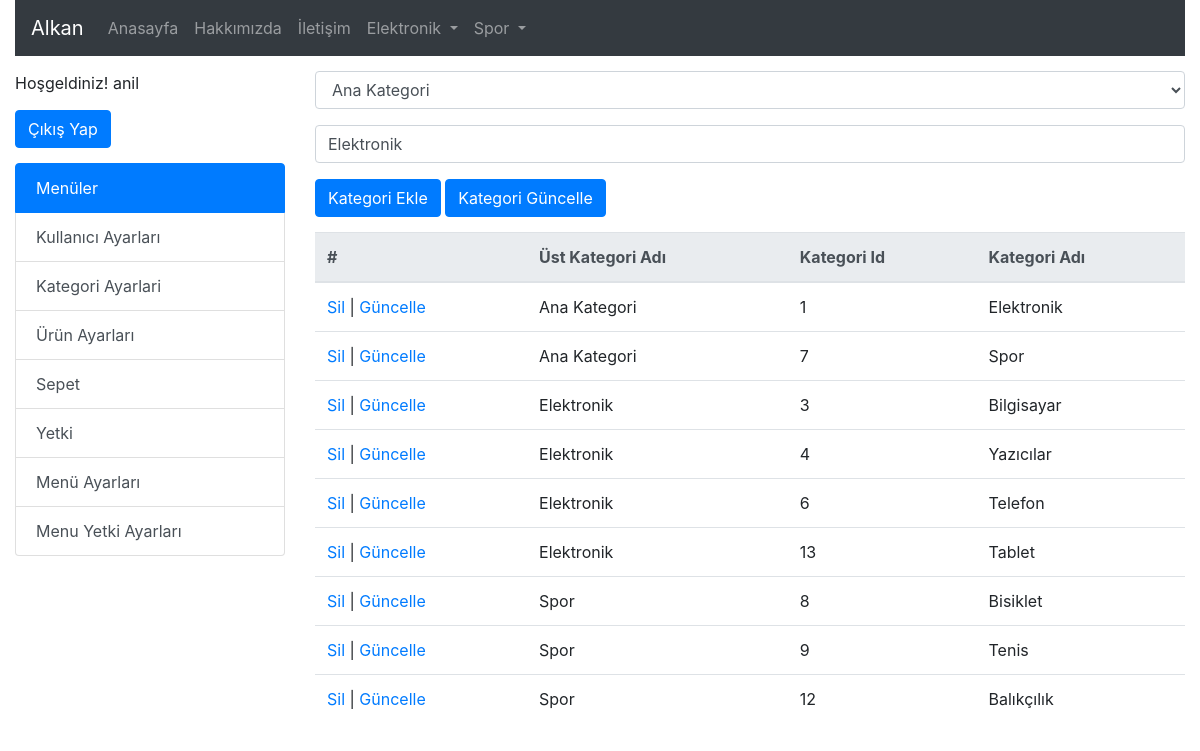
/?s=kategori&islem=Guncelle&id=1 (signed in), run on the app's committed database.
### tables this page shows
CREATE TABLE `kategori` (
  `UstKategoriId` int(11) NOT NULL,
  `KategoriId` int(11) NOT NULL,
  `KategoriAdi` varchar(30) NOT NULL
);

CREATE TABLE `menuyetki` (
  `MenuYetkiId` int(11) NOT NULL,
  `MenuId` int(11) NOT NULL,
  `YetkiId` int(11) NOT NULL
);

CREATE TABLE `menu` (
  `MenuId` int(11) NOT NULL,
  `MenuAdi` varchar(30) NOT NULL,
  `MenuAdres` varchar(35) NOT NULL
);

### kategori.php (the view, shortened to what this page needs)
<?php
if( isset($_GET["islem"]) ) {
	if( $_GET["islem"]=="Guncelle" ) {
		$KategoriId = $_GET["id"];
		$sorguKayitSec = mysqli_query($baglanti, "select * from kategori where
										KategoriId=$KategoriId");
		$diziKayitSec = mysqli_fetch_array($sorguKayitSec);
	}
}
?>
<form class="ust15bosluk" action="" method="POST">
	<div class="form-group">
		<select class="form-control" name="UstKategoriId">
			<?php
			$sogruKategoriListe = mysqli_query($baglanti, "select
								0 as UstKategoriId, 0 as KategoriId,
								'Ana Kategori' as KategoriAdi
								union
								select UstKategoriId, KategoriId, KategoriAdi
								from Kategori");
			while($diziKategoriListe = mysqli_fetch_array($sogruKategoriListe)) { ?>
				<option
					<?php
						if(isset($diziKayitSec)) {
							if($diziKategoriListe["KategoriId"]==$diziKayitSec["UstKategoriId"])
								echo "selected";
						}
					?>
				value="<?= $diziKategoriListe["KategoriId"] ?>"><?= $diziKategoriListe["KategoriAdi"] ?></option>
			<?php } ?>
		</select>
	</div>
	<div class="form-group">
		<input name="KategoriAdi" type="text" placeholder="Kategori Adı yazınız" class="form-control"
			value="<?php if(isset($diziKayitSec)) echo $diziKayitSec["KategoriAdi"]; ?>" >
	</div>
	<button name="btnKategoriEkle" type="submit" class="btn btn-primary">Kategori Ekle</button>
	<button
		<?php
			if(isset($_GET["islem"])) {
				if($_GET["islem"]=="Guncelle")
					echo "visible";
				else
					echo "hidden";
			}
			else {
				echo "hidden";
			}
		?>
	name="btnKategoriGuncelle" type="submit" class="btn btn-primary">Kategori Güncelle</button>
</form>
<table class="table ust15bosluk">
  <thead class="thead-light">
    <tr>
      <th>#</th>
	  <th>Üst Kategori Adı</th>
	  <th>Kategori Id</th>
      <th>Kategori Adı</th>
    </tr>
  </thead>
  <tbody>
	<?php
		$sorguKategori = mysqli_query($baglanti, "select
											case when k2.KategoriAdi is null then 'Ana Kategori'
											else k2.KategoriAdi
											end as UstKategoriAdi,
											k1.KategoriId, k1.KategoriAdi
											from kategori k1
											left join kategori k2 on k1.UstKategoriId=k2.KategoriId
											order by k1.UstKategoriId, k1.KategoriId");
		while($diziKategori = mysqli_fetch_array($sorguKategori)) { ?>
			<tr>
			  <td>
			  <a href="?s=kategori&islem=Sil&id=<?= $diziKategori["KategoriId"] ?>">Sil</a>
			  |
			  <a href="?s=kategori&islem=Guncelle&id=<?= $diziKategori["KategoriId"] ?>">Güncelle</a>
			  </td>
			  <td><?= $diziKategori["UstKategoriAdi"] ?></td>
			  <td><?= $diziKategori["KategoriId"] ?></td>
			  <td><?= $diziKategori["KategoriAdi"] ?></td>
			</tr>
		<?php } ?>
  </tbody>
</table>

### header.php (shortened to what this page needs)
<!doctype html>
<html lang="tr">
	<head>
		<link rel="stylesheet" href="css/stil.css" />
		<link rel="stylesheet" href="https://stackpath.bootstrapcdn.com/bootstrap/4.4.1/css/bootstrap.min.css">
	</head>
	<body>
		<?php
			$baglanti = mysqli_connect("localhost","root","","alkan");
			mysqli_set_charset($baglanti,"utf8");
		?>
		<div class="container-fluid">
			<nav class="navbar navbar-expand-lg navbar-dark bg-dark">
				<a class="navbar-brand" href="index.php">Alkan</a>
				<div class="collapse navbar-collapse" id="navbarNavDropdown">
					<ul class="navbar-nav">
						<li class="nav-item">
							<a class="nav-link" href="index.php?s=anasayfa">Anasayfa</a>
						</li>
						<li class="nav-item">
							<a class="nav-link" href="index.php?s=hakkimizda">Hakkımızda</a>
						</li>
						<li class="nav-item">
							<a class="nav-link" href="index.php?s=iletisim">İletişim</a>
						</li>
						<?php
							$sorgu = mysqli_query($baglanti,"select * from kategori where UstKategoriId=0");
							while($dizi = mysqli_fetch_array($sorgu)) {
								echo '<li class="nav-item dropdown">
										<a class="nav-link dropdown-toggle" href="#" id="navbarDropdownMenuLink" role="button" data-toggle="dropdown" aria-haspopup="true" aria-expanded="false">
											'.$dizi["KategoriAdi"].'
										</a>
										<div class="dropdown-menu" aria-labelledby="navbarDropdownMenuLink">';
								echo '</div>
									</li>';
							}
						?>
					</ul>
				</div>
			</nav>
		</div>
		<div class="container-fluid">
			<div class="row">
				<div class="col-3">
						<?php
						if(isset($_SESSION["KullaniciAdi"]))
						{
							echo '<div class="ust15bosluk">Hoşgeldiniz! ' . $_SESSION["KullaniciAdi"] . '</div>';
							echo '<form class="ust15bosluk" action="" method="POST">
									  <button name="btnCikis" type="submit" class="btn btn-primary">Çıkış Yap</button>
									</form>';
							echo '<div class="list-group ust15bosluk">
							  <a href="#" class="list-group-item list-group-item-action active">
								Menüler
							  </a>';
							  $sorguMenu = mysqli_query($baglanti, "select * from
																	Yetki y
																	inner join MenuYetki my on y.YetkiId=my.YetkiId
																	inner join Menu m on my.MenuId=m.MenuId
																where y.YetkiId=" . $_SESSION["YetkiId"]);
							  while ($diziMenu = mysqli_fetch_array($sorguMenu)) {
							  echo '<a href="' . $diziMenu["MenuAdres"] . '" class="list-group-item list-group-item-action">'.$diziMenu["MenuAdi"].'</a>';
							  }
							echo '</div>';
						}
					?>
				</div>
				<div class="col">

### stil.css (style rules this page uses)
body { margin:0; }
.ust15bosluk { margin-top:15px; }

### data on the page
kategori: KategoriAdi "Elektronik", UstKategoriId "Ana Kategori", UstKategoriAdi "Ana Kategori", KategoriId "1"
kategori: KategoriAdi "Spor", UstKategoriAdi "Ana Kategori", KategoriId "7"
menuyetki: MenuId.MenuAdi "Kullanıcı Ayarları"
menuyetki: MenuId.MenuAdi "Kategori Ayarlari"
menuyetki: MenuId.MenuAdi "Ürün Ayarları"
menuyetki: MenuId.MenuAdi "Sepet"
menuyetki: MenuId.MenuAdi "Yetki"
menuyetki: MenuId.MenuAdi "Menü Ayarları"
menuyetki: MenuId.MenuAdi "Menu Yetki Ayarları"
kategori: UstKategoriAdi "Elektronik", KategoriId "3", KategoriAdi "Bilgisayar"
kategori: UstKategoriAdi "Elektronik", KategoriId "4", KategoriAdi "Yazıcılar"
kategori: UstKategoriAdi "Elektronik", KategoriId "6", KategoriAdi "Telefon"
kategori: UstKategoriAdi "Elektronik", KategoriId "13", KategoriAdi "Tablet"
kategori: UstKategoriAdi "Spor", KategoriId "8", KategoriAdi "Bisiklet"
kategori: UstKategoriAdi "Spor", KategoriId "9", KategoriAdi "Tenis"
kategori: UstKategoriAdi "Spor", KategoriId "12", KategoriAdi "Balıkçılık"

### other printed values
$_SESSION["KullaniciAdi"] "anil"
